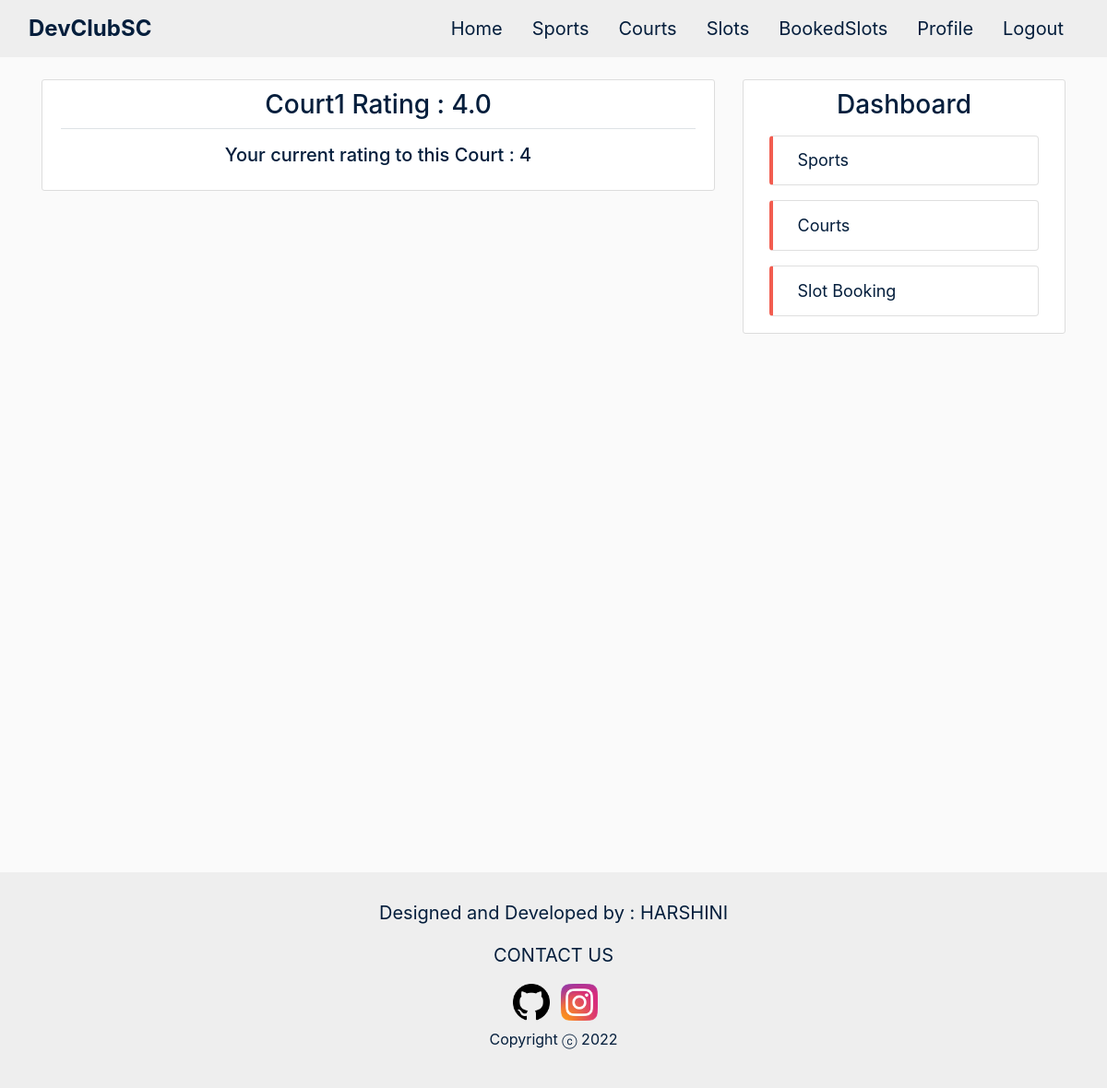
Before: /courts/1/rate (signed in) with the older database file.
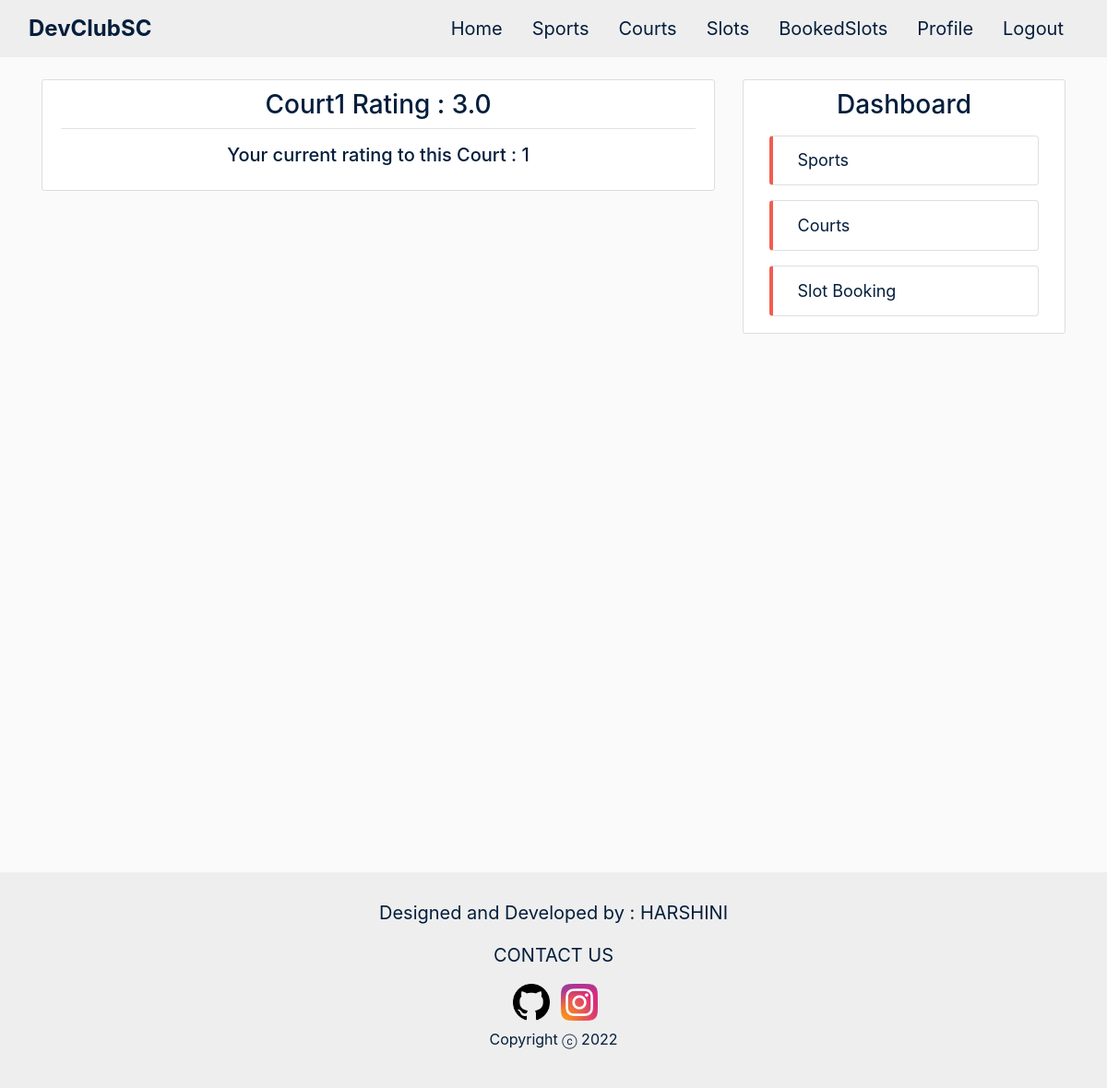
After: the same page with the newer database file.
### users/models.py (models this page shows, shortened)
class Rating(models.Model):
    member = models.ForeignKey(User, on_delete=models.CASCADE)
    court = models.ForeignKey(Court, on_delete=models.CASCADE)
    rating = models.PositiveSmallIntegerField(choices=RATE_CHOICES)

### users/views.py (the view)
# urls.py: path('courts/<int:pk>/rate', user_views.rating, name='courts-rating'),
@login_required
def rating(request, pk):
    court = Court.objects.get(id=pk)
    member = request.user
    if request.method == 'POST':
        form = RateForm(request.POST)
        if form.is_valid():
            rate = form.save(commit=False)
            rate.member = member
            rate.court = court
            rate.save()
            return redirect('courts-detail', pk=pk)
    else:
        form = RateForm()
    court_rating = Rating.objects.filter(court=court)
    existing_rating = Rating.objects.filter(court=court, member=member)
    final_rating = 0
    for rtg in court_rating:
        final_rating += rtg.rating
    if len(court_rating) != 0:
        final_rating = final_rating / len(court_rating)
    else:
        final_rating = 'Be the first one to Rate!'
    context = {
        'form': form,
        'court': court,
        'final_rating': final_rating,
        'existing_rating': existing_rating,
        'court_ratings': court_rating
    }
    return render(request, 'users/rating.html', context)

### users/templates/users/rating.html
{% extends "sports/base.html" %}
{% load crispy_forms_tags %}
{% block content %}
<div class="content-section">
        <h3 class="main-col centre-text">{{ court.name }} Rating : {{ final_rating }}</h3>
    <div class="media-body">
        <div class="border-top pt-3">
            {% if not existing_rating %}
                <form method="POST">
                   {% csrf_token %}
                    <div class="form-group">
                        {{ form|crispy }}
                    </div>
                    <div class="form-group centre-text">
                        <button type="submit" class="btn btn-outline mt-1 trending-btn centre-text">Rate</button>
                    </div>
                </form>
            {% else %}
                    <h5 class="green-col main-col centre-text mb-3">Your current rating to this Court : {{ existing_rating.first.rating }} </h5>
            {% endif %}
        </div>
        </div>
</div>
{% endblock content %}

Changed rows visible on the page:
no longer on this page (row edited): Rating: first.rating "4"
added Rating: first.rating "1"
Other visible differences:
{{ final_rating }}: "4.0" → "3.0"
